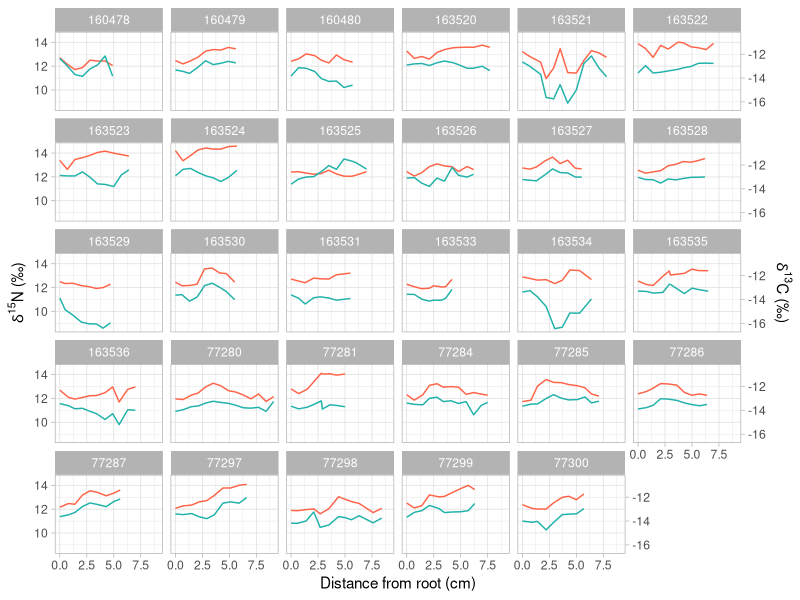
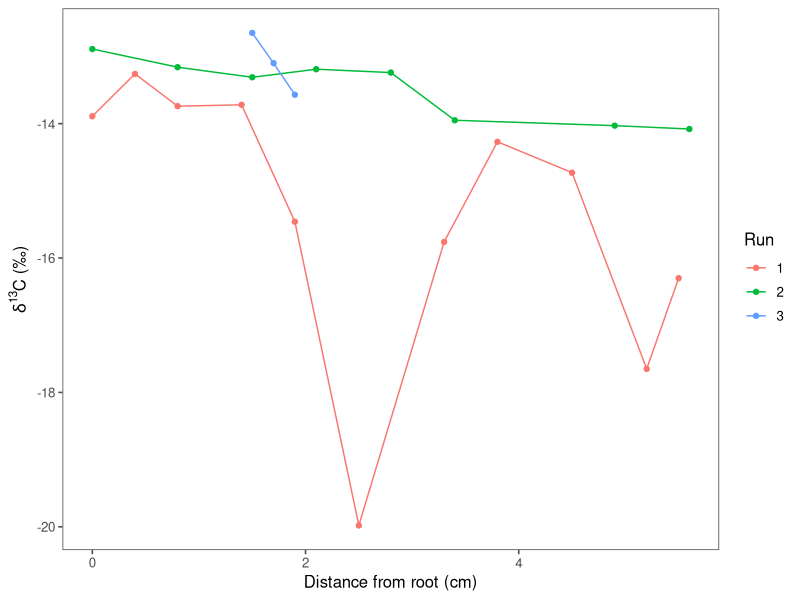
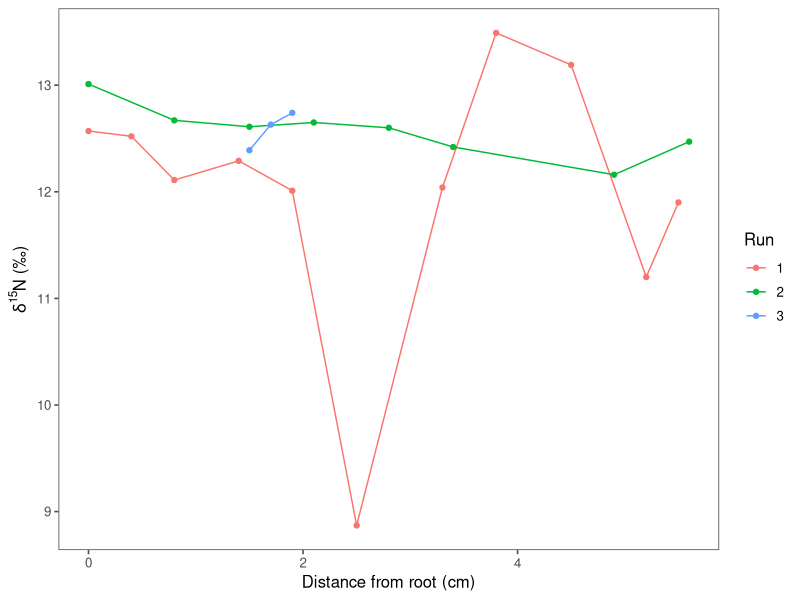
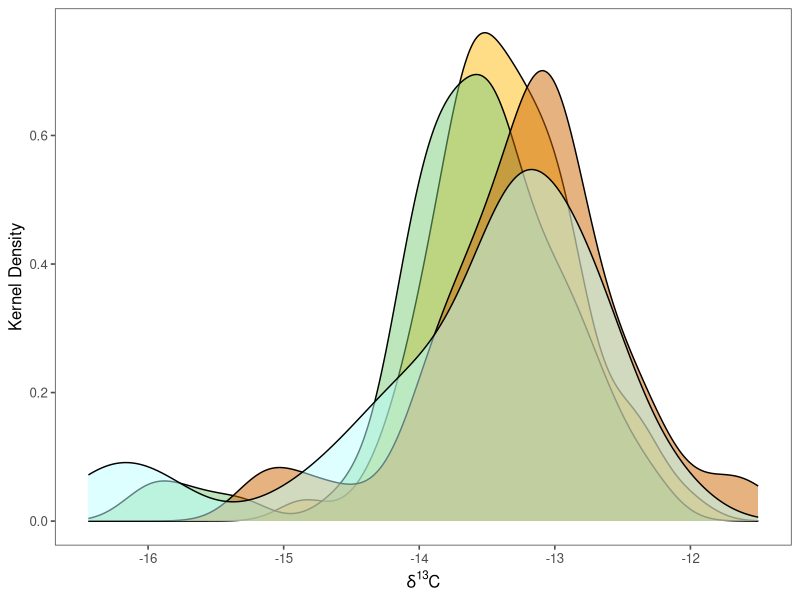
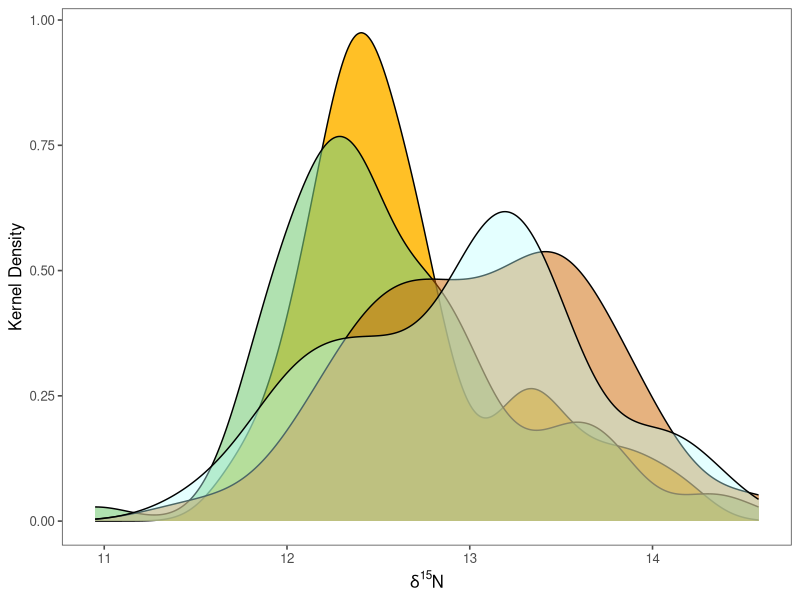
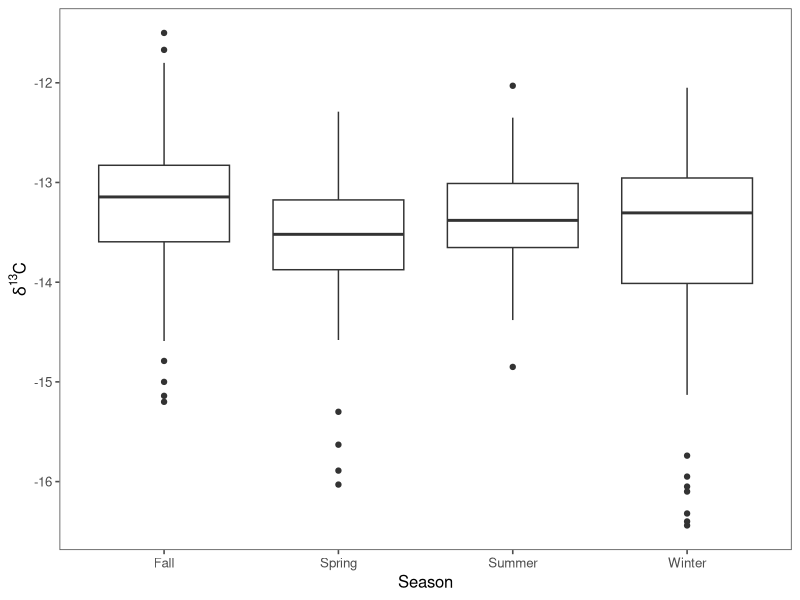
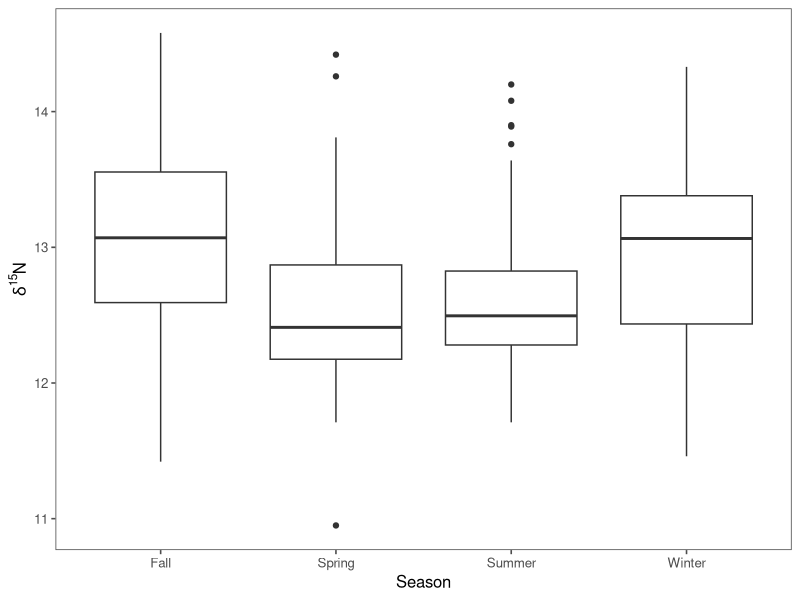
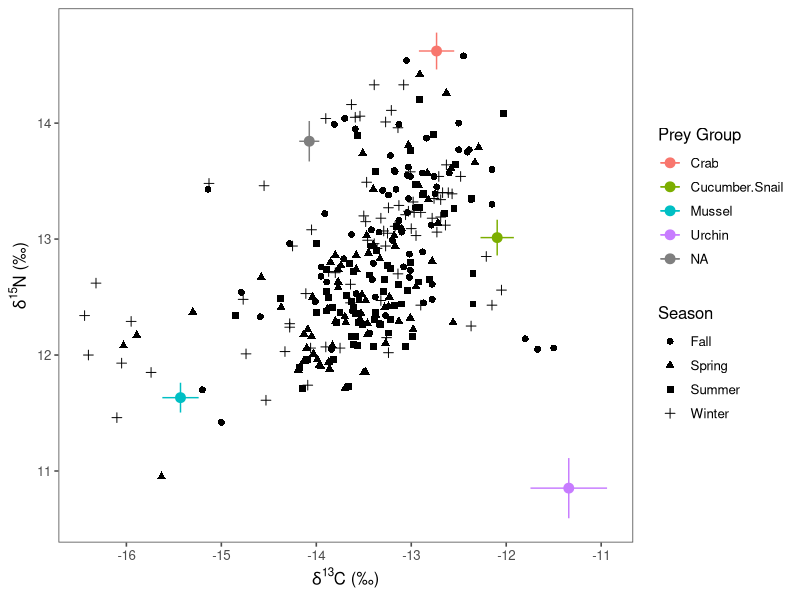

Write R code to recreate these figures, in order.
## ---- chunk 1
knitr::opts_chunk$set(echo = TRUE)
## ---- chunk 2
library(ggplot2)
library(dplyr)
library(ggthemes)

#load whisker data
whisker <- read.csv("whiskers.csv")
whisker$OtterID<-as.character(whisker$OtterID)
oddotter <- read.csv("oddotter.csv")
oddotter$OtterID<-as.factor(oddotter$OtterID)
oddotter$Run<-as.factor(oddotter$Run)



#load prey data
si.prey <- read.csv("sifinal.csv")
## ---- chunk 3
whisker<- filter(whisker, OtterID != "163532")
## ---- chunk 4
ggplot(data=whisker) +
  geom_line(aes(x=distance, y=N), colour="tomato") +
  geom_line(aes(x=distance, y=C+25), colour="lightseagreen") +
  labs(x= "Distance from root (cm)", 
       y=expression(paste(delta^15, "N (\u2030)" )), 
       colour = "Isotope")  +
  scale_y_continuous(sec.axis = sec_axis(~.-25, 
       name = expression(paste(delta^13, "C (\u2030)" )))) +
  facet_wrap(vars(OtterID), nrow=5) +
  theme_light()
## ---- chunk 5
ggplot(data=oddotter, aes(x=distance, y=C, colour=Run)) +
  geom_line() +
  geom_point() +
  labs(x= "Distance from root (cm)", 
       y=expression(paste(delta^13, "C (\u2030)" )))  +
  theme_few()

## ---- chunk 6
ggplot(data=oddotter, aes(x=distance, y=N, colour=Run)) +
  geom_line() +
  geom_point() +
  labs(x= "Distance from root (cm)", 
       y=expression(paste(delta^15, "N (\u2030)" )))  +
  theme_few()
## ---- chunk 7
ggplot() +   
  theme_few() +
  geom_density(data=filter(whisker, Season == "Summer"), 
                 aes(x=C), alpha=.5, fill= "darkgoldenrod1") +
  geom_density(data=filter(whisker, Season == "Spring"), 
                 aes(x=C), alpha=.5, fill= "palegreen3") +
  geom_density(data=filter(whisker, Season == "Fall"), 
                 aes(x=C), alpha=.5, fill= "darkorange3") +
  geom_density(data=filter(whisker, Season == "Winter"), 
                 aes(x=C), alpha=.5, fill = "paleturquoise1") +
  labs(x=expression(paste(delta^13, "C" )), y="Kernel Density") 

## ---- chunk 8
ggplot() +   
  theme_few() +
  geom_density(data=filter(whisker, Season == "Summer"), 
               aes(x=N), alpha=.9, fill= "darkgoldenrod1") +
  geom_density(data=filter(whisker, Season == "Spring"), 
               aes(x=N), alpha=.6, fill= "palegreen3") +
  geom_density(data=filter(whisker, Season == "Fall"), 
               aes(x=N), alpha=.5, fill= "darkorange3") +
  geom_density(data=filter(whisker, Season == "Winter"), 
               aes(x=N), alpha=.4, fill = "paleturquoise1") +
  labs(x=expression(paste(delta^15, "N" )), y="Kernel Density") 
## ---- chunk 9
ggplot(data=whisker) +
  geom_boxplot(aes(x=Season, y=C)) +
  labs(y=expression(paste(delta^13, "C" ))) +
  theme_few()
## ---- chunk 10
ggplot(data=whisker) +
  geom_boxplot(aes(x=Season, y=N)) +
  labs(y=expression(paste(delta^15, "N" ))) +
  theme_few()
## ---- chunk 11
cseason.aov <- aov(C~Season, data = whisker)
summary(cseason.aov)

nseason.aov <- aov(N~Season, data = whisker)
summary(nseason.aov)
## ---- chunk 12
pairwise.t.test(x=whisker$C, g=whisker$Season, p.adj="none")
pairwise.t.test(x=whisker$N, g=whisker$Season, p.adj="none")
## ---- chunk 13
pairwise.t.test(x=whisker$C, g=whisker$Season, p.adj="bonferroni")
pairwise.t.test(x=whisker$N, g=whisker$Season, p.adj="bonferroni")
## ---- chunk 14
pairwise.t.test(x=whisker$C, g=whisker$Season, p.adj="holm")
pairwise.t.test(x=whisker$N, g=whisker$Season, p.adj="holm")
## ---- chunk 15
TukeyHSD(aov(C~Season, data=whisker))
TukeyHSD(aov(N~Season, data=whisker))
## ---- chunk 16
si.mean <-si.prey %>%
  group_by(PreyCat) %>% 
  summarise(Cmean=mean(Cnorm), Nmean=mean(N), Csd=sd(Cnorm), Nsd=sd(N), 
            Cse=sd(Cnorm)/sqrt(length(Cnorm)), Nse=sd(N)/sqrt(length(N)))
si.mean<-si.mean[-1,] #removing blank
si.mean<-si.mean[-6,] #removing stars

si.mean$Ctdf<-si.mean$Cmean+2
si.mean$Ntdf<-si.mean$Nmean+2.8
## ---- chunk 17
ggplot() +
  geom_point(data= si.mean, aes(x=Ctdf, y=Ntdf, color=PreyCat), size=3) +
  labs(x=expression(paste(delta^13, "C (\u2030)")), 
       y=expression(paste(delta^15, "N (\u2030)" )))  +
  scale_color_discrete(name  ="Prey Group") +
  geom_errorbar(data= si.mean, aes(x=Ctdf, y=Ntdf, ymin = Ntdf-Nse, ymax = Ntdf+Nse,
                                   color= PreyCat), width=0) + 
  geom_errorbarh(data= si.mean, aes(x=Ctdf, y=Ntdf, xmin = Ctdf-Cse,xmax = Ctdf+Cse,
                                    color= PreyCat), height=0) +
  geom_point(data=whisker, aes(x=C, y=N, shape=Season), size=2)+
  theme_few()
